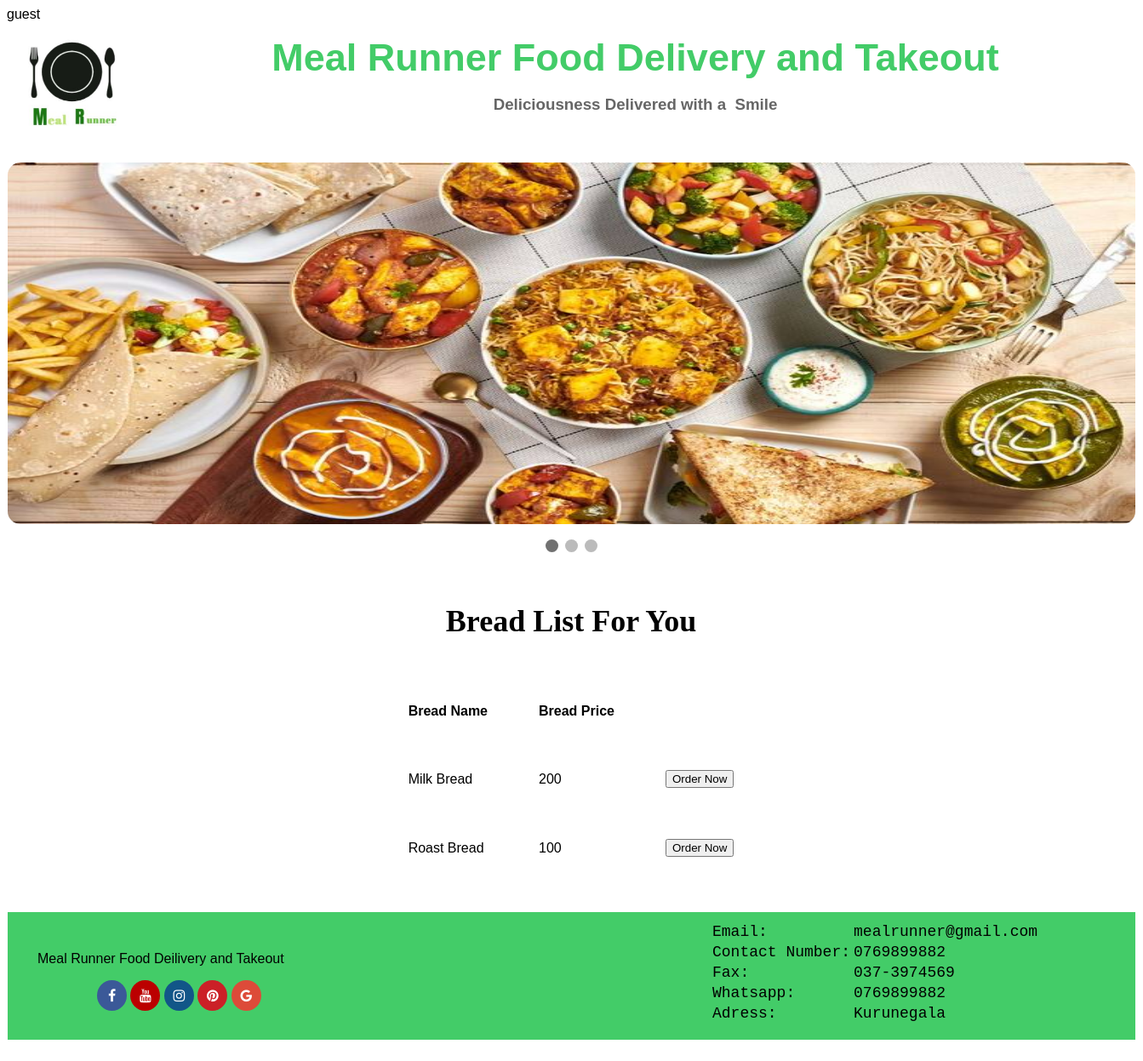
Page /customerbread.php on the committed database.
### tables this page shows
CREATE TABLE IF NOT EXISTS `bread` (
  `B_ID` int(11) NOT NULL AUTO_INCREMENT,
  `B_name` varchar(50) NOT NULL,
  `B_price` int(11) NOT NULL,
  PRIMARY KEY (`B_ID`)
);

### customerbread.php (the view, shortened to what this page needs)
 <!DOCTYPE html PUBLIC "-//W3C//DTD XHTML 1.0 Transitional//EN" "http://www.w3.org/TR/xhtml1/DTD/xhtml1-transitional.dtd">
<html xmlns="http://www.w3.org/1999/xhtml">
<head>
<link rel="stylesheet" type="text/css" href="add.css"/>
<link rel="stylesheet" href="https://cdnjs.cloudflare.com/ajax/libs/font-awesome/4.7.0/css/font-awesome.min.css">
</head>
<body>
<?php
	echo isset($_SESSION['Usname'])? $_SESSION['Usname']:"guest";
?>
	<div id="mai">
			<div id="logo">
            <img src="Backgrounds/478d7088-b22f-49a9-96ae-3f4aa470643a.jpeg" class="lg">
            </div>
			<div id="mainh">
            	   <div class="mainhsub">
					<p ><h2 id="topic">Meal Runner Food Delivery and Takeout</h2><br><h3 id="subtop">Deliciousness Delivered with a 					Smile</h3></p>
				  </div>
			</div>
       <div class="slideshow-container2">
            <div class="mySlides2 fade2">
              <img class="im" src="user home photo/a69dd445cc32cc3ad5184861561c1559.jpg" >
            </div>
	</div>
<br>
    <div style="text-align:center">
      <span class="dot"></span>
      <span class="dot"></span>
      <span class="dot"></span>
    </div>
 <div id="contl">
            <h3 id="topp">Bread List For You</h3>
            <div>
   <?php
	include"connect.php";
	$sql="SELECT * FROM bread";
	$result=mysqli_query($conn,$sql);
	if(mysqli_num_rows($result)>0)
	{ echo'<table border="0" cellspacing="20" cellpadding="20" align="center">
	<tr>
		<td><b>Bread Name</b></td>
		<td><b>Bread Price</b></td>
	</tr>';
		while($row=mysqli_fetch_assoc($result))
		{
			 echo'<tr>'.
			 '<td>'.$row['B_name'].'</td>'.'<td>'.$row['B_price'].'</td>'.
			 '<td><button onclick="location.href='."'breadorder.php ? Id=".$row['B_ID']."'".'">Order Now</button></td>'.'</tr>';
		}
		echo'</table>';
	}
?>
            </div>
  </div>
		<div id="ftr">
        	<div id="lftftr">
            	<p class="tp">Meal Runner Food Deilivery and Takeout</p>
               <p align="left" class="sb">
                <a href="#" class="fa fa-facebook"></a>
                <a href="#" class="fa fa-youtube"></a>
                <a href="#" class="fa fa-instagram"></a>
                <a href="#" class="fa fa-pinterest"></a>
                <a href="#" class="fa fa-google"></a>
                </p>
            </div>
            <div id="rtftr">
				<table id="tbl">
                	<tr>
                    	<td>Email:</td>
                        <td>mealrunner@gmail.com</td>
                    </tr>
                    <tr>
                    	<td>Contact Number:</td>
                        <td>0769899882</td>
                    </tr>
                     <tr>
                    	<td>Fax:</td>
                        <td>037-3974569</td>
                    </tr>
                    <tr>
                    	<td>Whatsapp:</td>
                        <td>0769899882</td>
                    </tr>
                    <tr>
                    	<td>Adress:</td>
                        <td>Kurunegala</td>
                    </tr>
                </table>
            </div>
        </div>
        </div>
        </body>
        </html>

### add.css (style rules this page uses)
body { background-color:; }
#mai { width:1325px; height:auto; background-color:white; margin:auto; border-radius: 10px; padding:0px; }
#logo { width:150px; height:150px; float:left; background-color:gray; }
#mainh { width:1175px; height:150px; float:left; background-color:#FFF; margin:auto; margin-bottom:15px; border-radius: 10px; }
.mainhsub { width:1175px; height:120px; float:left; background-color:#fff; margin:auto; font-family:"Trebuchet MS", Arial, Helvetica, sans-serif; color:Black; border-radius: 10px; }
#topic { padding-top:0px; margin:0px; text-align:center; font-size:45px; color:#43cc68; }
#subtop { padding-top:0px; margin:0px; text-align:center; color:#666; }
* { box-sizing: border-box; }
body { font-family: Verdana, sans-serif; }
.mySlides2 { display: none; }
img { vertical-align: middle; }
.slideshow-container2 { max-width: 1325px; position: relative; margin: auto; }
.dot { height: 15px; width: 15px; margin: 0 2px; background-color: #bbb; border-radius: 50%; display: inline-block; transition: background-color 0.6s ease; }
.active { background-color: #717171; }
.fade2 { animation-name: fade; animation-duration: 1.5s; }
.im { width:1325px; height:425px; border-radius: 15px; }
#contl { width:1300px; height:auto; background-color:; margin-top:20px; margin-left:12px; float:left; }
#ftr { width:1325px; height:270px; background-color:#FFF; margin-top:25px; margin-bottom:25px; }
#lftftr { width:825px; height:150px; float:left; background-color:#43cc68; padding-top:30px; padding-left:35px; margin-top:25px; margin-bottom:25px; }
#rtftr { width:500px; height:150px; float:left; background-color:#43cc68; padding-top:10px; margin-top:25px; margin-bottom:25px; }
.fa { padding: 10px; font-size: 10px; width: 35px; text-align: center; text-decoration: none; border-radius: 50%; }
.fa-facebook { background: #3B5998; color: white; }
.fa-google { background: #dd4b39; color: white; }
.fa-youtube { background: #bb0000; color: white; }
.fa-instagram { background: #125688; color: white; }
.fa-pinterest { background: #cb2027; color: white; }
.tp { font-family:"Arial Black", Gadget, sans-serif; text-align:left; padding:0px; }
#tbl { text-align:justify; color:#000; font-family:"Courier New", Courier, monospace; font-size:18px; }
.sb { padding-left:70px; }
#topp { font-size:36px; font-family:"Times New Roman", Times, serif; text-align:center; }
.lg { width:150px; height:150px; }

### rows in the picture
bread: B_name "Milk Bread", B_price "200"
bread: B_name "Roast Bread", B_price "100"
